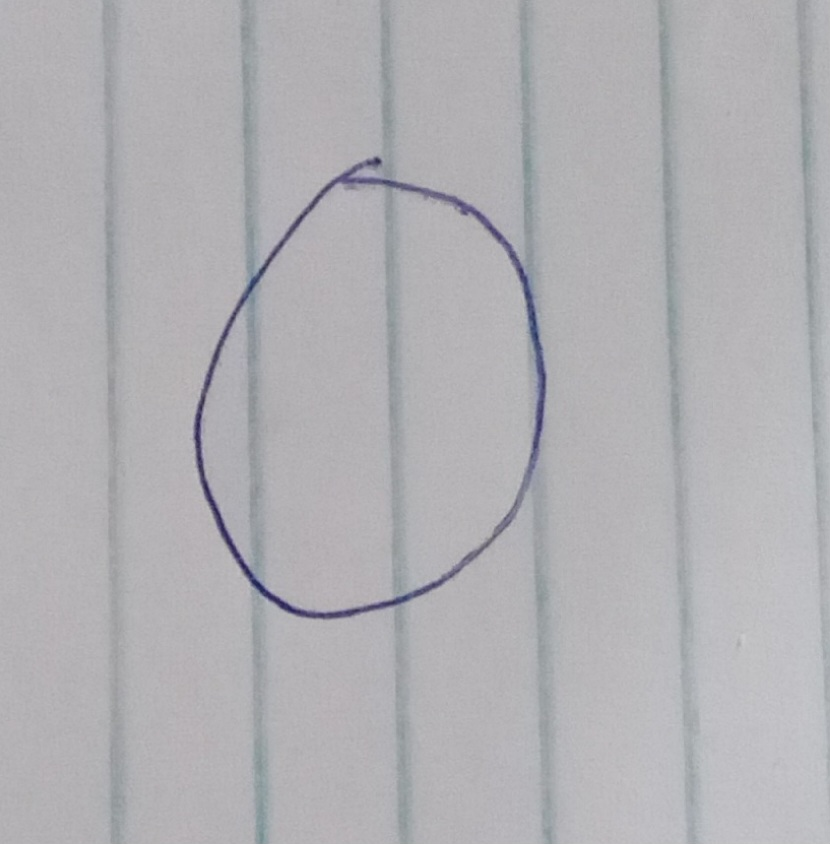
#> input picture imagens/minhas_imagens/0.jpg, 830 x 844 px
$ python -i imagens_proprias.py   (imports and definitions only)
#> lines starting #> are read from the running program, lines starting #| are printed output that depends on the picture
import numpy as np
import matplotlib.pyplot as plt
from PIL import Image, ImageOps, ImageEnhance

from pathlib import Path
from PIL import Image, ImageOps


def carregar_imagem(caminho):

#> called with caminho = '../imagens/minhas_imagens/0.jpg'
    caminho = Path(caminho)

    if not caminho.exists():
        raise FileNotFoundError(
            f"Imagem não encontrada: {caminho}"
        )

    imagem = Image.open(caminho)
#> imagem is the input picture: PIL image 830x844 RGB; mean R, G, B 177, 176.2, 179.8

    return imagem


def converter_para_cinza(imagem):

    return imagem.convert("L")

def aumentar_contraste(imagem, fator=2.0):

#> called with fator = 2
    enhancer = ImageEnhance.Contrast(imagem)
    return enhancer.enhance(fator)
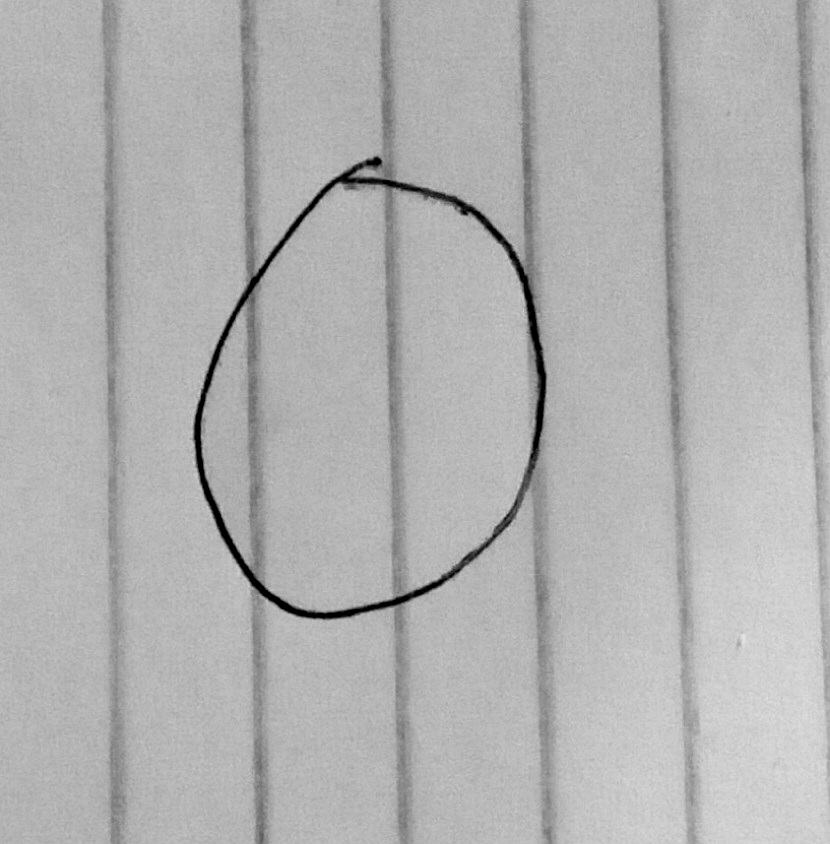
#> returned value: PIL image 830x844 L; min 0, max 229, mean 176.8


def inverter_cores(imagem):

    return ImageOps.invert(imagem)
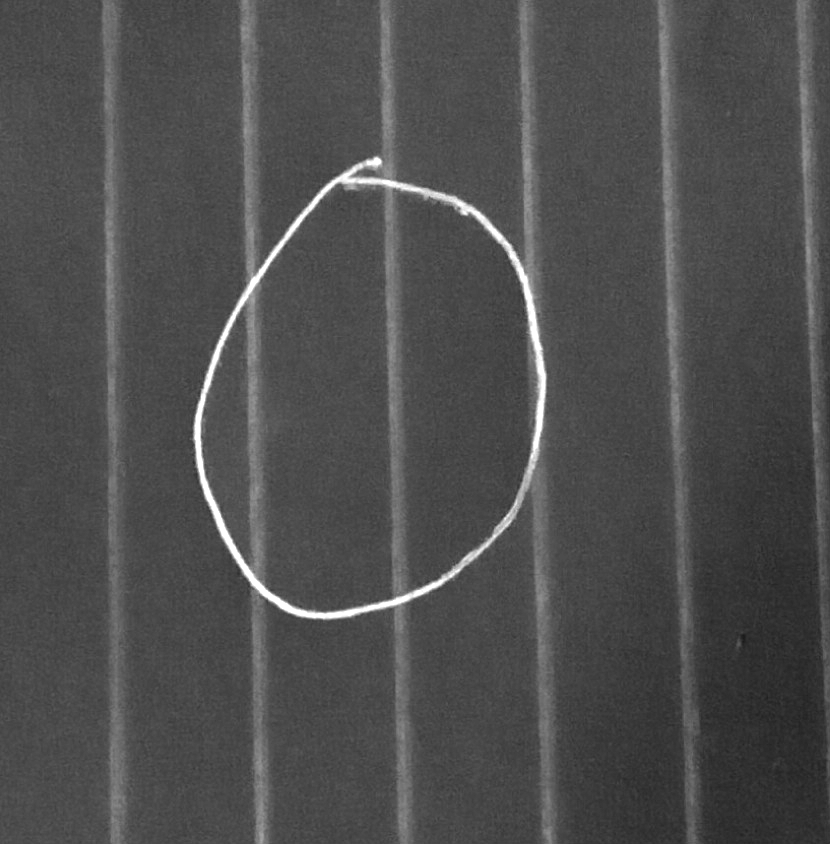
#> returned value: PIL image 830x844 L; min 26, max 255, mean 78.2


def encontrar_bounding_box(imagem):

    array = np.array(imagem)

    pixels_digito = np.argwhere(array > 0)
#> pixels_digito = 700520 pairs, first value 0 to 843, second value 0 to 829

    if pixels_digito.size == 0:
        raise ValueError(
            "Nenhum dígito foi identificado na imagem."
        )

    linha_min, coluna_min = pixels_digito.min(axis=0)
#> linha_min = 0; coluna_min = 0
    linha_max, coluna_max = pixels_digito.max(axis=0)
#> linha_max = 843; coluna_max = 829

    return (
        coluna_min,
        linha_min,
        coluna_max + 1,
        linha_max + 1
    )


def centralizar_digito(imagem, tamanho=28):

    bounding_box = encontrar_bounding_box(imagem)
#> bounding_box = (0, 0, 830, 844)

    digito = imagem.crop(bounding_box)

    largura, altura = digito.size
#> largura = 830; altura = 844

    escala = min(
        (tamanho - 4) / largura,
        (tamanho - 4) / altura
    )
#> escala = 0.0284

    nova_largura = max(1, int(largura * escala))
#> nova_largura = 23
    nova_altura = max(1, int(altura * escala))
#> nova_altura = 24

    digito = digito.resize(
        (nova_largura, nova_altura),
        Image.Resampling.LANCZOS
    )
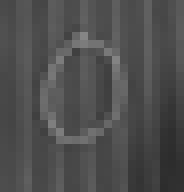
#> digito: PIL image 23x24 L (shown 8 times larger); min 45, max 133, mean 78.2

    imagem_centralizada = Image.new(
        "L",
        (tamanho, tamanho),
        color=0
    )
#> imagem_centralizada: PIL image 28x28 L; every value is 0

    posicao_x = (tamanho - nova_largura) // 2
#> posicao_x = 2
    posicao_y = (tamanho - nova_altura) // 2
#> posicao_y = 2

    imagem_centralizada.paste(
        digito,
        (posicao_x, posicao_y)
    )
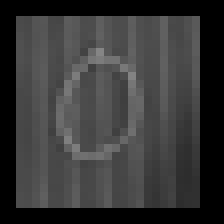
#> imagem_centralizada: PIL image 28x28 L (shown 8 times larger); min 0, max 133, mean 55.1

    return imagem_centralizada


def redimensionar_imagem(imagem, tamanho=(28, 28)):

    return imagem.resize(
        tamanho,
        Image.Resampling.LANCZOS
    )


def normalizar_imagem(imagem):

    array = np.array(imagem, dtype=np.float32)

    array = array / 255.0

    return array


def preprocessar_imagem(caminho):

    imagem = carregar_imagem(caminho)
    imagem = converter_para_cinza(imagem)
    imagem = aumentar_contraste(imagem)
    imagem = inverter_cores(imagem)
    imagem = centralizar_digito(imagem)
    imagem = redimensionar_imagem(imagem)
    imagem_normalizada = normalizar_imagem(imagem)
    imagem_modelo = imagem_normalizada.reshape(1, -1)

    return imagem, imagem_normalizada, imagem_modelo

# [50 lines left out: functions prever_imagem, plotar_previsao, not called in this run]

>>> result = preprocessar_imagem('../imagens/minhas_imagens/0.jpg')

$ run again, on imagens/minhas_imagens/1.jpg
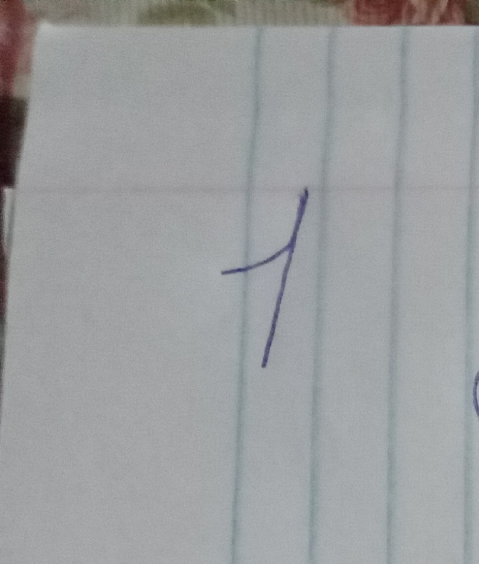
#> input picture imagens/minhas_imagens/1.jpg, 957 x 1127 px (shown at 1/2 size)
#> in carregar_imagem, imagem is the input picture: PIL image 957x1127 RGB; mean R, G, B 156.2, 158, 159.6
#> in inverter_cores, `return ImageOps.invert(imagem)`:
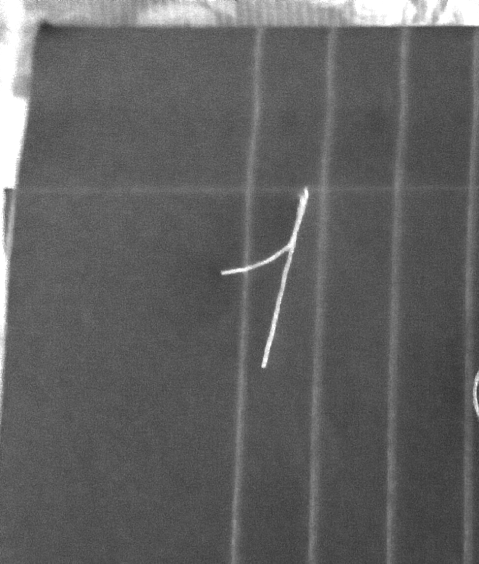
#> returned value: PIL image 957x1127 L (shown at 1/2 size); min 41, max 255, mean 96.8
#> pixels_digito = 1078539 pairs, first value 0 to 1126, second value 0 to 956
#> linha_min = 0
#> linha_max = 1126; coluna_max = 956
#> bounding_box = (0, 0, 957, 1127)
#> in centralizar_digito, `imagem_centralizada.paste( digito, (posicao_x, posicao_y) )`:
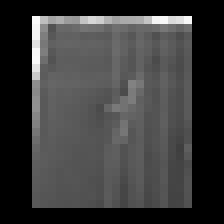
#> imagem_centralizada: PIL image 28x28 L (shown 8 times larger); min 0, max 250, mean 59.1
